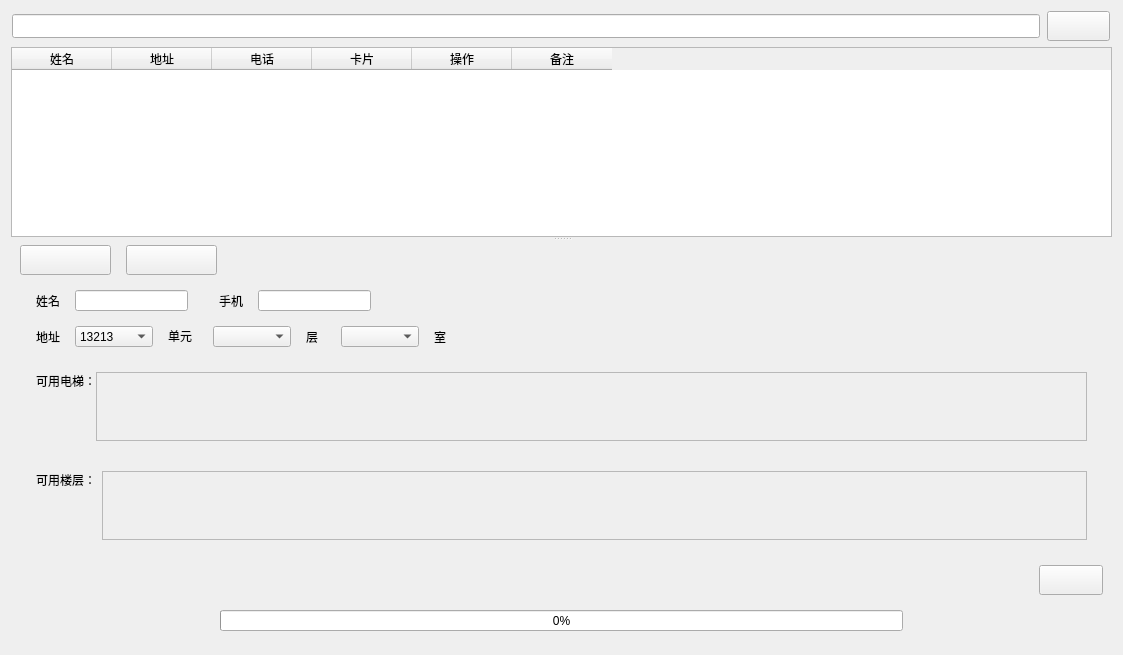
     <widget class="QWidget" name="page_user">
      <layout class="QVBoxLayout" name="verticalLayout_5">
       <item>
        <layout class="QHBoxLayout" name="horizontalLayout_6">
         <item>
          <widget class="QLineEdit" name="line_user_search">
           <property name="minimumSize">
            <size>
             <width>1028</width>
             <height>24</height>
            </size>
           </property>
           <property name="maximumSize">
            <size>
             <width>1028</width>
             <height>24</height>
            </size>
           </property>
           <property name="text">
            <string/>
           </property>
          </widget>
         </item>
         <item>
          <widget class="QPushButton" name="btn_user_search">
           <property name="minimumSize">
            <size>
             <width>63</width>
             <height>30</height>
            </size>
           </property>
           <property name="maximumSize">
            <size>
             <width>63</width>
             <height>30</height>
            </size>
           </property>
           <property name="text">
            <string/>
           </property>
          </widget>
         </item>
        </layout>
       </item>
       <item>
        <widget class="QSplitter" name="splitter">
         <property name="orientation">
          <enum>Qt::Vertical</enum>
         </property>
         <widget class="QTableWidget" name="table_user">
          <property name="minimumSize">
           <size>
            <width>1101</width>
            <height>190</height>
           </size>
          </property>
          <property name="maximumSize">
           <size>
            <width>1101</width>
            <height>190</height>
           </size>
          </property>
          <property name="cornerButtonEnabled">
           <bool>false</bool>
          </property>
          <attribute name="verticalHeaderVisible">
           <bool>false</bool>
          </attribute>
          <attribute name="verticalHeaderDefaultSectionSize">
           <number>30</number>
          </attribute>
          <attribute name="verticalHeaderMinimumSectionSize">
           <number>30</number>
          </attribute>
          <column>
           <property name="text">
            <string>姓名</string>
           </property>
          </column>
          <column>
           <property name="text">
            <string>地址</string>
           </property>
          </column>
          <column>
           <property name="text">
            <string>电话</string>
           </property>
          </column>
          <column>
           <property name="text">
            <string>卡片</string>
           </property>
          </column>
          <column>
           <property name="text">
            <string>操作</string>
           </property>
          </column>
          <column>
           <property name="text">
            <string>备注</string>
           </property>
          </column>
         </widget>
         <widget class="QWidget" name="widget" native="true">
          <property name="minimumSize">
           <size>
            <width>0</width>
            <height>100</height>
           </size>
          </property>
          <layout class="QVBoxLayout" name="verticalLayout_8">
           <property name="spacing">
            <number>15</number>
           </property>
           <property name="leftMargin">
            <number>9</number>
           </property>
           <property name="topMargin">
            <number>4</number>
           </property>
           <property name="rightMargin">
            <number>9</number>
           </property>
           <property name="bottomMargin">
            <number>4</number>
           </property>
           <item>
            <layout class="QHBoxLayout" name="horizontalLayout_4">
             <item>
              <widget class="QPushButton" name="btn_user_add">
               <property name="minimumSize">
                <size>
                 <width>91</width>
                 <height>30</height>
                </size>
               </property>
               <property name="maximumSize">
                <size>
                 <width>91</width>
                 <height>30</height>
                </size>
               </property>
               <property name="text">
                <string/>
               </property>
               <property name="checkable">
                <bool>true</bool>
               </property>
               <property name="checked">
                <bool>false</bool>
               </property>
              </widget>
             </item>
             <item>
              <widget class="QPushButton" name="btn_user_del">
               <property name="minimumSize">
                <size>
                 <width>91</width>
                 <height>30</height>
                </size>
               </property>
               <property name="maximumSize">
                <size>
                 <width>91</width>
                 <height>30</height>
                </size>
               </property>
               <property name="text">
                <string/>
               </property>
               <property name="checkable">
                <bool>true</bool>
               </property>
              </widget>
             </item>
             <item>
              <spacer name="horizontalSpacer_5">
               <property name="orientation">
                <enum>Qt::Horizontal</enum>
               </property>
               <property name="sizeHint" stdset="0">
                <size>
                 <width>40</width>
                 <height>20</height>
                </size>
               </property>
              </spacer>
             </item>
            </layout>
           </item>
           <item>
            <layout class="QVBoxLayout" name="verticalLayout_4">
             <property name="spacing">
              <number>15</number>
             </property>
             <item>
              <layout class="QHBoxLayout" name="horizontalLayout_2">
               <item>
                <widget class="QLabel" name="label_9">
                 <property name="minimumSize">
                  <size>
                   <width>40</width>
                   <height>0</height>
                  </size>
                 </property>
                 <property name="maximumSize">
                  <size>
                   <width>40</width>
                   <height>16777215</height>
                  </size>
                 </property>
                 <property name="text">
                  <string>姓名</string>
                 </property>
                 <property name="alignment">
                  <set>Qt::AlignRight|Qt::AlignTrailing|Qt::AlignVCenter</set>
                 </property>
                </widget>
               </item>
               <item>
                <widget class="QLineEdit" name="line_user_name">
                 <property name="sizePolicy">
                  <sizepolicy hsizetype="Fixed" vsizetype="Fixed">
                   <horstretch>0</horstretch>
                   <verstretch>0</verstretch>
                  </sizepolicy>
                 </property>
                 <property name="minimumSize">
                  <size>
                   <width>113</width>
                   <height>21</height>
                  </size>
                 </property>
                 <property name="maximumSize">
                  <size>
                   <width>113</width>
                   <height>21</height>
                  </size>
                 </property>
                 <property name="text">
                  <string/>
                 </property>
                </widget>
               </item>
               <item>
                <widget class="QLabel" name="label_10">
                 <property name="minimumSize">
                  <size>
                   <width>40</width>
                   <height>0</height>
                  </size>
                 </property>
                 <property name="maximumSize">
                  <size>
                   <width>40</width>
                   <height>16777215</height>
                  </size>
                 </property>
                 <property name="text">
                  <string>手机</string>
                 </property>
                 <property name="alignment">
                  <set>Qt::AlignRight|Qt::AlignTrailing|Qt::AlignVCenter</set>
                 </property>
                </widget>
               </item>
               <item>
                <widget class="QLineEdit" name="line_user_phone">
                 <property name="sizePolicy">
                  <sizepolicy hsizetype="Fixed" vsizetype="Fixed">
                   <horstretch>0</horstretch>
                   <verstretch>0</verstretch>
                  </sizepolicy>
                 </property>
                 <property name="minimumSize">
                  <size>
                   <width>113</width>
                   <height>21</height>
                  </size>
                 </property>
                 <property name="maximumSize">
                  <size>
                   <width>113</width>
                   <height>21</height>
                  </size>
                 </property>
                </widget>
               </item>
               <item>
                <spacer name="horizontalSpacer_6">
                 <property name="orientation">
                  <enum>Qt::Horizontal</enum>
                 </property>
                 <property name="sizeHint" stdset="0">
                  <size>
                   <width>40</width>
                   <height>20</height>
                  </size>
                 </property>
                </spacer>
               </item>
              </layout>
             </item>
             <item>
              <layout class="QHBoxLayout" name="horizontalLayout_3">
               <item>
                <widget class="QLabel" name="label_12">
                 <property name="minimumSize">
                  <size>
                   <width>40</width>
                   <height>0</height>
                  </size>
                 </property>
                 <property name="maximumSize">
                  <size>
                   <width>40</width>
                   <height>16777215</height>
                  </size>
                 </property>
                 <property name="text">
                  <string>地址</string>
                 </property>
                 <property name="alignment">
                  <set>Qt::AlignRight|Qt::AlignTrailing|Qt::AlignVCenter</set>
                 </property>
                </widget>
               </item>
               <item>
                <widget class="QComboBox" name="combox_user_unit_num">
                 <property name="sizePolicy">
                  <sizepolicy hsizetype="Fixed" vsizetype="Fixed">
                   <horstretch>0</horstretch>
                   <verstretch>0</verstretch>
                  </sizepolicy>
                 </property>
                 <property name="minimumSize">
                  <size>
                   <width>78</width>
                   <height>21</height>
                  </size>
                 </property>
                 <property name="maximumSize">
                  <size>
                   <width>78</width>
                   <height>21</height>
                  </size>
                 </property>
                 <property name="editable">
                  <bool>false</bool>
                 </property>
                 <property name="frame">
                  <bool>true</bool>
                 </property>
                 <item>
                  <property name="text">
                   <string>13213</string>
                  </property>
                 </item>
                 <item>
                  <property name="text">
                   <string>1321(⊙o⊙)…额风格不规范和家人同意让他那边你</string>
                  </property>
                 </item>
                 <item>
                  <property name="text">
                   <string>afewafe</string>
                  </property>
                 </item>
                 <item>
                  <property name="text">
                   <string>新建项目</string>
                  </property>
                 </item>
                 <item>
                  <property name="text">
                   <string>新建项目</string>
                  </property>
                 </item>
                 <item>
                  <property name="text">
                   <string>新建项目</string>
                  </property>
                 </item>
                </widget>
               </item>
               <item>
                <widget class="QLabel" name="label_34">
                 <property name="sizePolicy">
                  <sizepolicy hsizetype="Fixed" vsizetype="Fixed">
                   <horstretch>0</horstretch>
                   <verstretch>0</verstretch>
                  </sizepolicy>
                 </property>
                 <property name="minimumSize">
                  <size>
                   <width>30</width>
                   <height>0</height>
                  </size>
                 </property>
                 <property name="maximumSize">
                  <size>
                   <width>30</width>
                   <height>16777215</height>
                  </size>
                 </property>
                 <property name="text">
                  <string>单元</string>
                 </property>
                 <property name="alignment">
                  <set>Qt::AlignLeading|Qt::AlignLeft|Qt::AlignVCenter</set>
                 </property>
                </widget>
               </item>
               <item>
                <widget class="QComboBox" name="combox_user_layer_num">
                 <property name="sizePolicy">
                  <sizepolicy hsizetype="Fixed" vsizetype="Fixed">
                   <horstretch>0</horstretch>
                   <verstretch>0</verstretch>
                  </sizepolicy>
                 </property>
                 <property name="minimumSize">
                  <size>
                   <width>78</width>
                   <height>21</height>
                  </size>
                 </property>
                 <property name="maximumSize">
                  <size>
                   <width>78</width>
                   <height>21</height>
                  </size>
                 </property>
                 <property name="editable">
                  <bool>false</bool>
                 </property>
                </widget>
               </item>
               <item>
                <widget class="QLabel" name="label_35">
                 <property name="sizePolicy">
                  <sizepolicy hsizetype="Fixed" vsizetype="Preferred">
                   <horstretch>0</horstretch>
                   <verstretch>0</verstretch>
                  </sizepolicy>
                 </property>
                 <property name="minimumSize">
                  <size>
                   <width>20</width>
                   <height>0</height>
                  </size>
                 </property>
                 <property name="maximumSize">
                  <size>
                   <width>20</width>
                   <height>16777215</height>
                  </size>
                 </property>
                 <property name="text">
                  <string>层</string>
                 </property>
                 <property name="alignment">
                  <set>Qt::AlignLeading|Qt::AlignLeft|Qt::AlignVCenter</set>
                 </property>
                </widget>
               </item>
               <item>
                <widget class="QComboBox" name="combox_user_family_num">
                 <property name="sizePolicy">
                  <sizepolicy hsizetype="Fixed" vsizetype="Fixed">
                   <horstretch>0</horstretch>
                   <verstretch>0</verstretch>
                  </sizepolicy>
                 </property>
                 <property name="minimumSize">
                  <size>
                   <width>78</width>
                   <height>21</height>
                  </size>
                 </property>
                 <property name="maximumSize">
                  <size>
                   <width>78</width>
                   <height>21</height>
                  </size>
                 </property>
                 <property name="editable">
                  <bool>false</bool>
                 </property>
                </widget>
               </item>
               <item>
                <widget class="QLabel" name="label_36">
                 <property name="minimumSize">
                  <size>
                   <width>40</width>
                   <height>0</height>
                  </size>
                 </property>
                 <property name="maximumSize">
                  <size>
                   <width>40</width>
                   <height>16777215</height>
                  </size>
                 </property>
                 <property name="text">
                  <string>室</string>
                 </property>
                 <property name="alignment">
                  <set>Qt::AlignLeading|Qt::AlignLeft|Qt::AlignVCenter</set>
                 </property>
                </widget>
               </item>
               <item>
                <spacer name="horizontalSpacer_7">
                 <property name="orientation">
                  <enum>Qt::Horizontal</enum>
                 </property>
                 <property name="sizeHint" stdset="0">
                  <size>
                   <width>40</width>
                   <height>20</height>
                  </size>
                 </property>
                </spacer>
               </item>
              </layout>
             </item>
            </layout>
           </item>
           <item>
            <layout class="QVBoxLayout" name="verticalLayout_6">
             <property name="spacing">
              <number>10</number>
             </property>
             <item>
              <widget class="QWidget" name="widget_validElevt" native="true">
               <layout class="QVBoxLayout" name="verticalLayout_3">
                <property name="spacing">
                 <number>0</number>
                </property>
                <property name="leftMargin">
                 <number>16</number>
                </property>
                <property name="topMargin">
                 <number>10</number>
                </property>
                <property name="rightMargin">
                 <number>16</number>
                </property>
                <property name="bottomMargin">
                 <number>10</number>
                </property>
                <item>
                 <layout class="QHBoxLayout" name="horizontalLayout_7">
                  <item>
                   <layout class="QVBoxLayout" name="verticalLayout">
                    <item>
                     <widget class="QLabel" name="label_2">
                      <property name="text">
                       <string>可用电梯：</string>
                      </property>
                     </widget>
                    </item>
                    <item>
                     <spacer name="verticalSpacer_15">
                      <property name="orientation">
                       <enum>Qt::Vertical</enum>
                      </property>
                      <property name="sizeHint" stdset="0">
                       <size>
                        <width>20</width>
                        <height>40</height>
                       </size>
                      </property>
                     </spacer>
                    </item>
                   </layout>
                  </item>
                  <item>
                   <widget class="ScrollArea" name="scrollArea_2">
                    <property name="widgetResizable">
                     <bool>true</bool>
                    </property>
                    <widget class="QWidget" name="wid_valideles">
                     <property name="geometry">
                      <rect>
                       <x>0</x>
                       <y>0</y>
                       <width>100</width>
                       <height>30</height>
                      </rect>
                     </property>
                    </widget>
                   </widget>
                  </item>
                 </layout>
                </item>
               </layout>
              </widget>
             </item>
             <item>
              <widget class="QWidget" name="widget_validLayers" native="true">
               <layout class="QHBoxLayout" name="horizontalLayout" stretch="0">
                <property name="spacing">
                 <number>0</number>
                </property>
                <property name="leftMargin">
                 <number>16</number>
                </property>
                <property name="topMargin">
                 <number>10</number>
                </property>
                <property name="rightMargin">
                 <number>16</number>
                </property>
                <property name="bottomMargin">
                 <number>10</number>
                </property>
                <item>
                 <layout class="QHBoxLayout" name="horizontalLayout_35">
                  <property name="spacing">
                   <number>6</number>
                  </property>
                  <property name="leftMargin">
                   <number>0</number>
                  </property>
                  <property name="topMargin">
                   <number>0</number>
                  </property>
                  <property name="rightMargin">
                   <number>0</number>
                  </property>
                  <property name="bottomMargin">
                   <number>0</number>
                  </property>
                  <item>
                   <layout class="QVBoxLayout" name="verticalLayout_29">
                    <item>
                     <widget class="QLabel" name="label">
                      <property name="text">
                       <string>可用楼层：</string>
                      </property>
                     </widget>
                    </item>
                    <item>
                     <spacer name="verticalSpacer_16">
                      <property name="orientation">
                       <enum>Qt::Vertical</enum>
                      </property>
                      <property name="sizeHint" stdset="0">
                       <size>
                        <width>20</width>
                        <height>40</height>
                       </size>
                      </property>
                     </spacer>
                    </item>
                   </layout>
                  </item>
                  <item>
                   <widget class="ScrollArea" name="scrollArea_3">
                    <property name="widgetResizable">
                     <bool>true</bool>
                    </property>
                    <widget class="QWidget" name="wid_validlayers">
                     <property name="geometry">
                      <rect>
                       <x>0</x>
                       <y>0</y>
                       <width>100</width>
                       <height>30</height>
                      </rect>
                     </property>
                    </widget>
                   </widget>
                  </item>
                 </layout>
                </item>
               </layout>
              </widget>
             </item>
            </layout>
           </item>
           <item>
            <layout class="QHBoxLayout" name="horizontalLayout_5">
             <item>
              <spacer name="horizontalSpacer_8">
               <property name="orientation">
                <enum>Qt::Horizontal</enum>
               </property>
               <property name="sizeHint" stdset="0">
                <size>
                 <width>40</width>
                 <height>20</height>
                </size>
               </property>
              </spacer>
             </item>
             <item>
              <widget class="QPushButton" name="btn_user_edit_ok">
               <property name="minimumSize">
                <size>
                 <width>64</width>
                 <height>30</height>
                </size>
               </property>
               <property name="maximumSize">
                <size>
                 <width>64</width>
                 <height>30</height>
                </size>
               </property>
               <property name="text">
                <string/>
               </property>
              </widget>
             </item>
            </layout>
           </item>
           <item>
            <widget class="QWidget" name="wid_prgmsg" native="true">
             <property name="minimumSize">
              <size>
               <width>0</width>
               <height>30</height>
              </size>
             </property>
             <property name="maximumSize">
              <size>
               <width>16777215</width>
               <height>30</height>
              </size>
             </property>
             <layout class="QHBoxLayout" name="horizontalLayout_67">
              <property name="spacing">
               <number>0</number>
              </property>
              <property name="leftMargin">
               <number>0</number>
              </property>
              <property name="topMargin">
               <number>0</number>
              </property>
              <property name="rightMargin">
               <number>0</number>
              </property>
              <item>
               <widget class="QLabel" name="label_msg">
                <property name="minimumSize">
                 <size>
                  <width>200</width>
                  <height>0</height>
                 </size>
                </property>
                <property name="maximumSize">
                 <size>
                  <width>200</width>
                  <height>16777215</height>
                 </size>
                </property>
                <property name="text">
                 <string/>
                </property>
               </widget>
              </item>
              <item>
               <widget class="QProgressBar" name="progress">
                <property name="sizePolicy">
                 <sizepolicy hsizetype="Expanding" vsizetype="Expanding">
                  <horstretch>0</horstretch>
                  <verstretch>0</verstretch>
                 </sizepolicy>
                </property>
                <property name="value">
                 <number>0</number>
                </property>
               </widget>
              </item>
              <item>
               <widget class="QLabel" name="label_26">
                <property name="minimumSize">
                 <size>
                  <width>200</width>
                  <height>0</height>
                 </size>
                </property>
                <property name="maximumSize">
                 <size>
                  <width>200</width>
                  <height>16777215</height>
                 </size>
                </property>
                <property name="text">
                 <string/>
                </property>
               </widget>
              </item>
             </layout>
            </widget>
           </item>
          </layout>
         </widget>
        </widget>
       </item>
      </layout>
     </widget>
